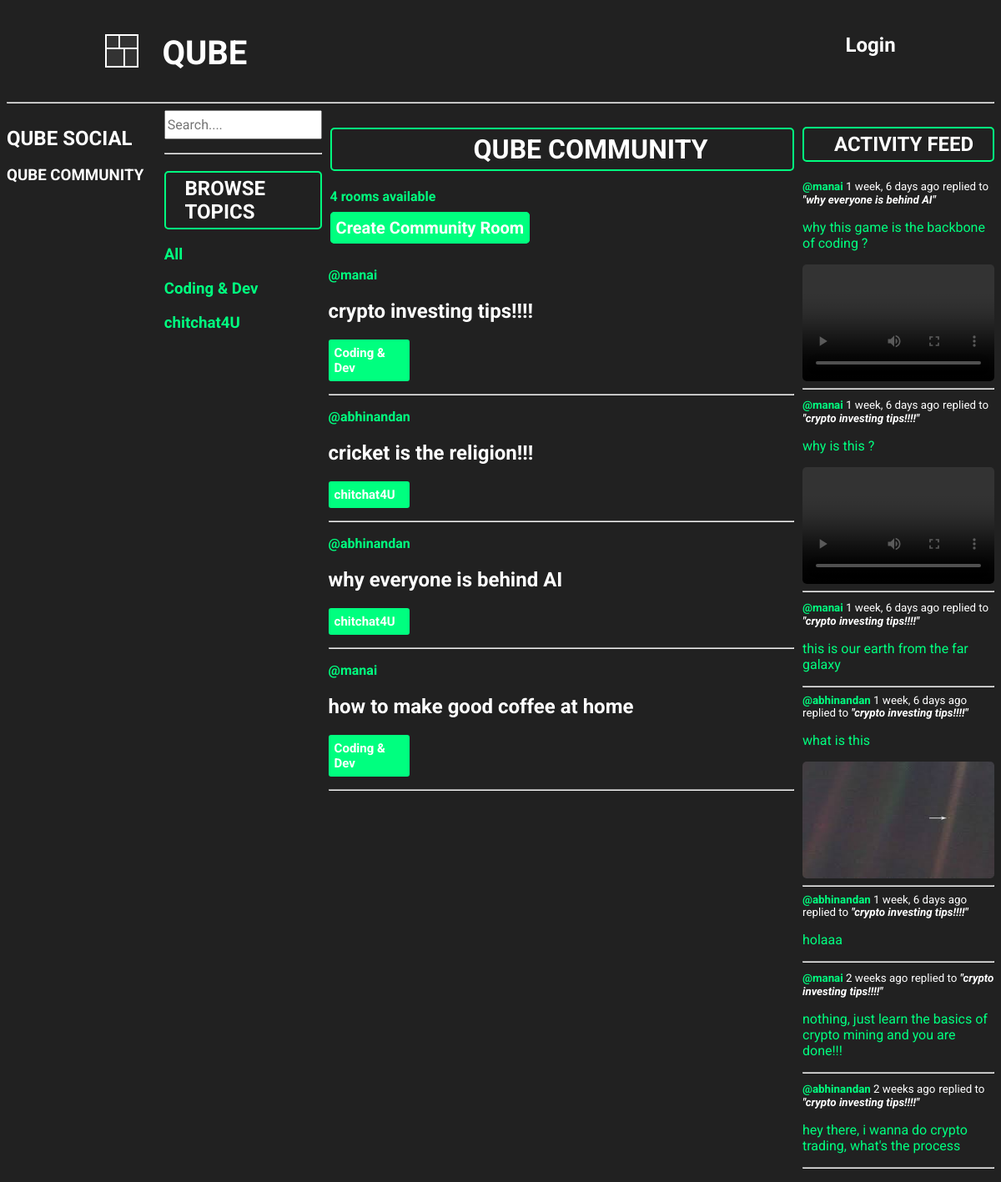
The app's page /communityHome/ with its own data.
### base/models.py (models this page shows, shortened)
class Topic(models.Model):
    name = models.CharField(max_length=200)

class Room(models.Model):
    host = models.ForeignKey(User, on_delete=models.SET_NULL, null=True)
    topic = models.ForeignKey(Topic, on_delete=models.SET_NULL, null=True)
    name = models.CharField(max_length=250)
    description = models.TextField(null=True, blank=True)
    participants = models.ManyToManyField(
        User, related_name='participants', blank=True)
    updated = models.DateTimeField(auto_now=True)
    created = models.DateTimeField(auto_now_add=True)
    class Meta:
        ordering = ['-updated', '-created']
    def __str__(self):
        return self.name

class Message(models.Model):
    user = models.ForeignKey(User, on_delete=models.CASCADE)
    room = models.ForeignKey(Room, on_delete=models.CASCADE)
    body = models.TextField()
    user_visual_query = models.FileField(
        upload_to='uploaded_files/', null=True, blank=True)
    updated = models.DateTimeField(auto_now=True)
    created = models.DateTimeField(auto_now_add=True)
    class Meta:
        ordering = ['-updated', '-created']

### base/views.py (the view)
# urls.py: path('communityHome/', views.communityHome, name='communityHome'),
def communityHome(request):
    q = request.GET.get('q') if request.GET.get('q') != None else ''
    rooms = Room.objects.filter(Q(topic__name__icontains=q) | (
        Q(name__icontains=q)) | (Q(description__icontains=q)))
    topics = Topic.objects.all()
    room_count = rooms.count()
    room_messages = Message.objects.filter(Q(room__topic__name__icontains=q))
    context = {'rooms': rooms, 'topics': topics,
               'room_count': room_count, 'room_messages': room_messages}
    return render(request, 'social/community_home.html', context)

### base/templates/social/community_home.html (shortened to what this page needs)
{% extends 'main.html' %}
{% block content %}
<div class="community-home">
    <div>
        {% include 'social/Models_component_social.html' %}
    </div>
    <div>
        <div>
            <form action="{% url 'communityHome' %}" method="GET">
                <input type="text " name="q" placeholder="Search...." id="searching_existing_rooms">
            </form>
        </div>
        <hr>
        <div>
            {% include 'social/community_topic_component.html' %}
        </div>
    </div>
    <div>
        <h1
            style="color: white; border: 2px solid springgreen; margin-left: 10px; padding: 5px; border-radius: 5px; padding-left: 30%;">
            QUBE COMMUNITY</h1>
        <p style="color:springgreen; font-weight: 700; margin-left: 10px;">{{ room_count }} rooms available</p>
        <a href="{% url 'communityCreateRoom' %}" id="creating_community_room_link">Create Community Room</a>
        <br>
        <br>
        <div>
            <div>
                {% include 'social/community_feed_component.html' %}
            </div>
        </div>
    </div>
    <div>
        <div>
            {% include 'social/community_activity_component.html' %}
        </div>
    </div>
</div>
{% endblock %}

### base/templates/social/community_topic_component.html (shortened to what this page needs)
<div>
    <h2 style="color: white; border: 2px solid springgreen; padding: 5px; border-radius: 5px; padding-left: 12%;">
        BROWSE TOPICS</h2>
    <h3><a href="{% url 'communityHome' %}" id="all_link">All</a></h3>
    {% for topic in topics %}
    <div>
        <h3><a href="{% url 'communityHome' %}?q={{ topic.name }}" id="qube_topic_names_link">{{ topic.name }}</a></h3>
    </div>
    {% endfor %}
</div>

### base/templates/social/community_feed_component.html (shortened to what this page needs)
<div>
    {% for room in rooms %}
    <div style="margin-left: 8px;">
        <p><a href="{% url 'communityUserProfile' room.host.id  %}" id="room_host_username">
                @{{ room.host.username }}</a></p>
        <h2><a href="{% url 'communityRoom' room.id %}" id="room_name_open_link">{{ room.name }}</a></h2>
        <p id="room_topic_name_p">{{ room.topic.name }}</p>
        <hr style="color: springgreen;">
    </div>
    {% endfor %}
</div>

### base/templates/social/community_activity_component.html (shortened to what this page needs)
<div>
    <h2 id="activity_feed_heading">ACTIVITY FEED</h2>
    {% for message in room_messages %}
    <div style="margin-left: 10px;">
        <small style="color: white;"><a href="{% url 'communityUserProfile' message.user.id %}"
                id="activity_message_user_profile">
                @{{ message.user }}</a>
            {{ message.created|timesince }} ago</small>
        <small style="color: white;">replied to <i><strong>"{{ message.room }}"</strong></i></small>
        <p style="color: springgreen;">{{ message.body }}</p>
        {% if message.user_visual_query %}
        <div>
            {% with filename=message.user_visual_query.name %}
            {% if ".jpg" in filename|lower or ".jpeg" in filename|lower or ".png" in filename|lower %}
            <div>
                <img src="{{ message.user_visual_query.url }}" alt="uploaded_images"
                    style="width: 230px; height: 140px; border-radius: 5px;">
            </div>
            {% elif ".mp4" in filename|lower or ".webm" in filename|lower %}
            <div>
                <video controls style="width: 230px; height: 140px; border-radius: 5px;">
                    <source src="{{ message.user_visual_query.url }}" type="video/mp4">
                </video>
            </div>
            {% else %}
            <div>
                <a href="{{ message.user_visual_query.url }}" download>Download
                    File</a>
            </div>
            {% endif %}
            {% endwith %}
        </div>
        {% endif %}
        <hr>
    </div>
    {% endfor %}
</div>

### static/styles/main.css (style rules this page uses)
* { font-family: "Roboto", serif; }
body { background-color: #212121; }

### base/templates/social/community_home.html (style rules this page uses)
.community-home { display: grid; grid-template-columns: 1fr 1fr 3fr 1fr; }
#searching_existing_rooms { height: 35px; width: 100%; font-size: 16px; }
#creating_community_room_link { text-decoration: none; color: white; border: 2px solid springgreen; padding: 5px; border-radius: 5px; font-size: 20px; font-weight: 700; background-color: springgreen; margin-left: 10px; }

### base/templates/social/community_topic_component.html (style rules this page uses)
#qube_topic_names_link { text-decoration: none; color: springgreen; transition: all 0.3s ease; }
#all_link { text-decoration: none; color: springgreen; transition: all 0.3s ease; }

### base/templates/social/community_feed_component.html (style rules this page uses)
#room_host_username { text-decoration: none; color: springgreen; font-weight: 700; }
#room_name_open_link { text-decoration: none; color: white; transition: all 0.3s ease; }
#room_topic_name_p { color: white; border: 2px solid springgreen; padding: 5px; font-size: 15px; font-weight: 700; background-color: springgreen; border-radius: 3px; width: 15%; }

### base/templates/social/community_activity_component.html (style rules this page uses)
#activity_message_user_profile { text-decoration: none; color: springgreen; font-weight: 700; }
#activity_feed_heading { color: white; border: 2px solid springgreen; padding: 5px; border-radius: 5px; margin-left: 10px; padding-left: 15%; }

### records on screen
Topic: name "Coding & Dev"
Topic: name "chitchat4U"
Room: host.username "manai", name "crypto investing tips!!!!", topic.name "Coding & Dev"
Room: host.username "abhinandan", name "cricket is the religion!!!", topic.name "chitchat4U"
Room: host.username "abhinandan", name "why everyone is behind AI", topic.name "chitchat4U"
Room: host.username "manai", name "how to make good coffee at home", topic.name "Coding & Dev"
Message: user "manai", created "1 week, 6 days", room "why everyone is behind AI", body "why this game is the backbone of coding ?"
Message: user "manai", created "1 week, 6 days", room "crypto investing tips!!!!", body "why is this ?"
Message: user "manai", created "1 week, 6 days", room "crypto investing tips!!!!", body "this is our earth from the far galaxy"
Message: user "abhinandan", created "1 week, 6 days", room "crypto investing tips!!!!", body "what is this", user_visual_query (picture)
Message: user "abhinandan", created "1 week, 6 days", room "crypto investing tips!!!!", body "holaaa"
Message: user "manai", created "2 weeks", room "crypto investing tips!!!!", body "nothing, just learn the basics of crypto mining and you are done!!!"
Message: user "abhinandan", created "2 weeks", room "crypto investing tips!!!!", body "hey there, i wanna do crypto trading, what's the process"

### other values on screen
{{ room_count }} "4"
